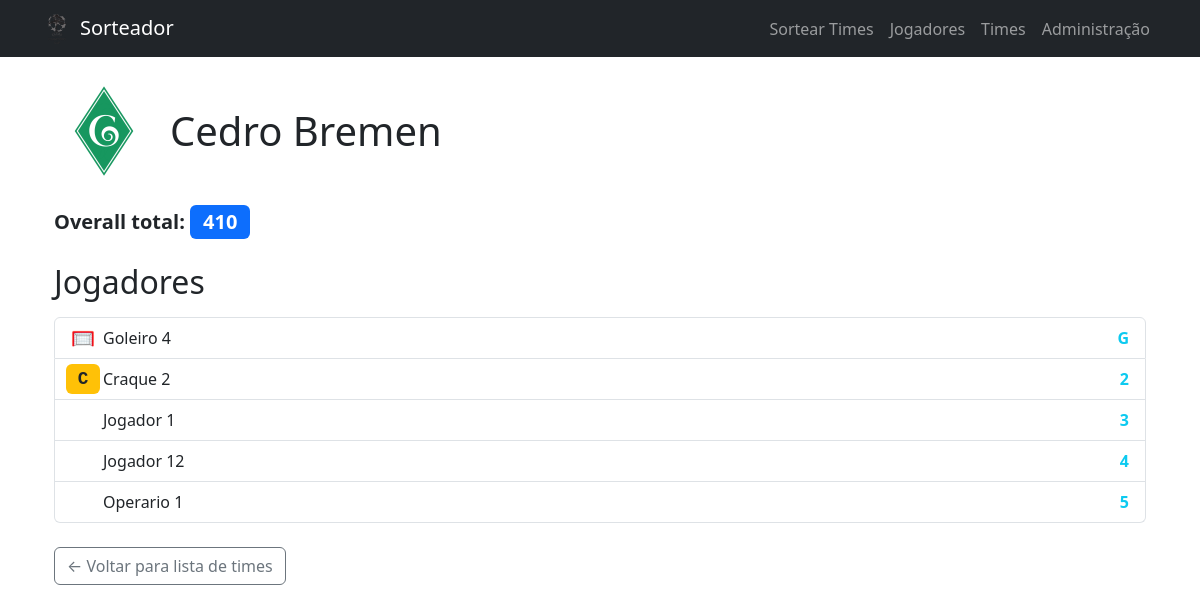
The app's page /times/2/ with its own data.
### SortApp/models.py (models this page shows, shortened)
class Time(models.Model):
    nome = models.CharField(max_length=100, unique=True)
    escudo = models.ImageField(upload_to='escudos/')

class Jogador(models.Model):
    nome = models.CharField(max_length=100)
    classificacao = models.PositiveIntegerField()
    overall = models.PositiveIntegerField()
    time = models.ForeignKey(Time, on_delete=models.SET_NULL, related_name='jogadores', null=True, blank=True)

### SortApp/views.py (the view)
# urls.py: path('times/<int:time_id>/', views.detalhes_time, name='detalhes_time'),
def detalhes_time(request, time_id):
    time = get_object_or_404(Time, id=time_id)
    jogadores = time.jogadores.all().order_by('classificacao', '-overall')
    overall_total = sum(j.overall for j in jogadores)
    return render(request, 'detalhes_time.html', {
        'time': time,
        'jogadores': jogadores,
        'overall_total': overall_total,
    })

### SortApp/templates/detalhes_time.html
{% extends 'base.html' %}
{% block content %}
<div class="container">
  <div class="d-flex align-items-center mb-4 gap-3">
    {% if time.escudo %}
      <img src="{{ time.escudo.url }}" alt="Escudo de {{ time.nome }}" style="height: 100px; width: auto;">
    {% endif %}
    <h1 class="mb-0">{{ time.nome }}</h1>
  </div>
  <div class="mb-4">
    <h5>
      <strong>Overall total:</strong>
      <span class="badge bg-primary fs-5">{{ overall_total }}</span>
    </h5>
  </div>
  <h2 class="mb-3">Jogadores</h2>
  <div class="list-group">
    {% for jogador in jogadores %}
      <div class="list-group-item d-flex align-items-center justify-content-between">
        <div class="d-flex align-items-center gap-2">
          <div style="width: 24px; height: 24px; display: flex; align-items: center; justify-content: center;">
            {% if jogador.classificacao == 1 %}
              <span title="Goleiro" style="font-size: 1.2rem;">🥅</span>
            {% elif jogador.classificacao == 2 %}
              <span class="badge bg-warning text-dark fw-bold" title="Capitão" style="font-family: monospace; font-size: 1.1rem; vertical-align: middle;">C</span>
            {% else %}
              <span style="display: inline-block; width: 24px;"></span>
            {% endif %}
          </div>
          <span>{{ jogador.nome }}</span>
        </div>
        <span class="text-info fw-bold">
          {% if jogador.classificacao == 1 %}
            G
          {% else %}
            {{ jogador.classificacao }}
          {% endif %}
        </span>
      </div>
    {% empty %}
      <p class="text-muted">Nenhum jogador cadastrado neste time.</p>
    {% endfor %}
  </div>
  <div class="mt-4">
    <a href="{% url 'listar_times' %}" class="btn btn-outline-secondary">&larr; Voltar para lista de times</a>
  </div>
</div>
{% endblock %}

### records on screen
Time: escudo (picture), nome "Cedro Bremen"
Jogador: nome "Goleiro 4", classificacao "G"
Jogador: shows "C", nome "Craque 2", classificacao "2"
Jogador: nome "Jogador 1", classificacao "3"
Jogador: nome "Jogador 12", classificacao "4"
Jogador: nome "Operario 1", classificacao "5"

### other values on screen
{{ overall_total }} "410"
